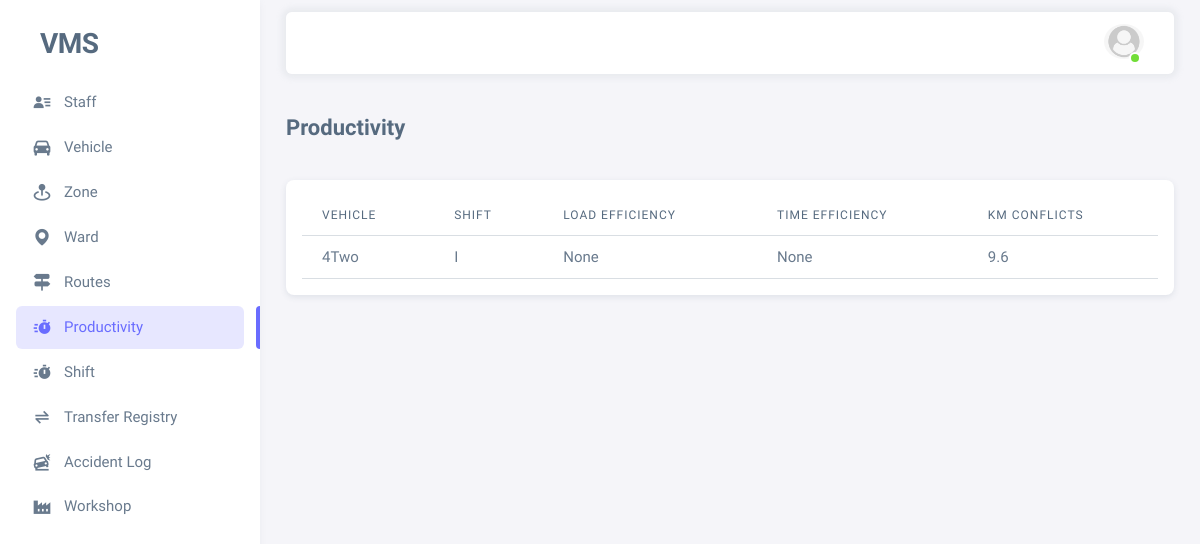
Before: /productivity-list/ (signed in) with the older database file.
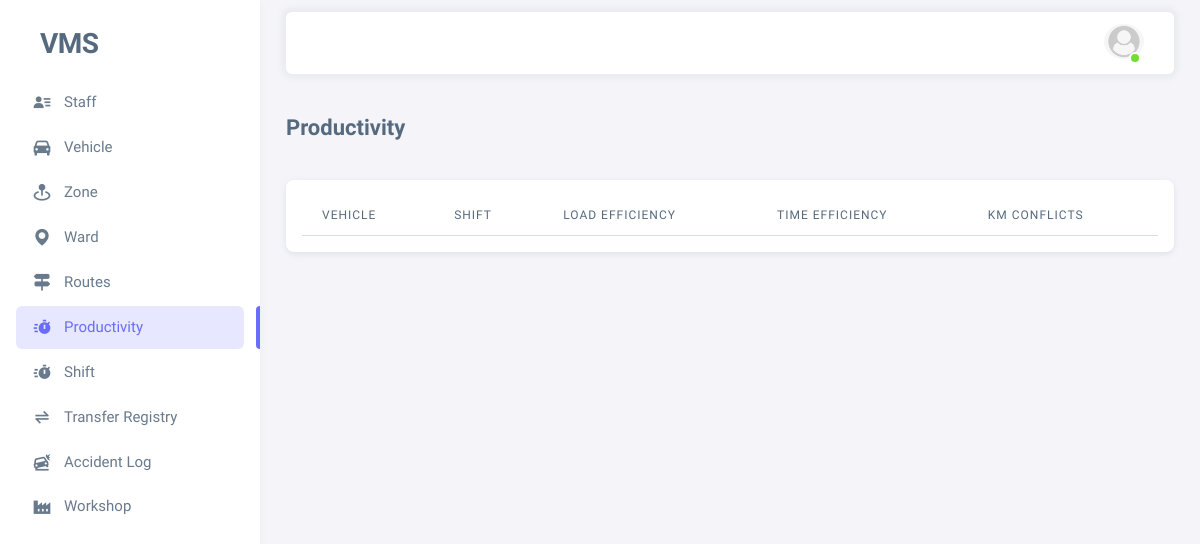
After: the same page with the newer database file.
### vms_app/models.py (models this page shows, shortened)
class Shift(models.Model):
    choices_shifts = [
        ('I', 'I'),
        ('II', 'II'),
        ('III', 'III'),
        ('Others', 'Others')
    ]
    vehicle = models.ForeignKey(Vehicle, related_name="vehicle_shift_set", on_delete=models.PROTECT,
                                limit_choices_to={'is_active': True, 'is_working': False}, null=False)
    shift_name = models.CharField(max_length=100, choices=choices_shifts)
    start_time = models.DateTimeField(auto_now_add=True)
    routes = models.ManyToManyField(Route, blank=False, limit_choices_to={'is_active': True, 'is_working': False})
    out_km = models.FloatField(null=True, blank=True, default=0.0)
    start_image = models.ImageField(null=True, blank=True, upload_to='shift_start/')
    driver = models.CharField(max_length=500, default='Vendor')
    shift_date = models.DateField(auto_now_add=True)
    end_time = models.DateTimeField(null=True, blank=True) # used to check shift completed or not in view
    in_km = models.FloatField(null=True, blank=True, default=0.0)
    end_image = models.ImageField(null=True, blank=True, upload_to='shift_end/')
    shift_remark = models.TextField(null=True, blank=True)
    created_on = models.DateTimeField(auto_now_add=True)
    time_estimation = models.FloatField(default=0, editable=False)
    km_estimation = models.IntegerField(default=1, editable=False)
    @property
    def shift_duration(self):
        if self.start_time and self.end_time:
            return self.end_time-self.start_time
        else:
            return None
    @property
    def shift_km(self):
        if self.out_km and self.in_km:
            return self.in_km-self.out_km
        else:
            return None
    @property
    def shift_total_load(self):
        trips = self.shift_trips_set.all()
        total_load = 0
        for trip in trips:
            total_load+=trip.trip_load
        return total_load
    @property
    def shift_load_efficiency(self):
        total_load = self.shift_total_load
        trips = self.shift_trips_set.all()
        if trips:
            total_load_estimation = self.vehicle.load_estimation*len(trips)
            return 100 * total_load/total_load_estimation
        else:
            return None
    @property
    def shift_km_conflicts(self):
        if self.shift_km and self.routes:
            total_km_estimation = 0
            for route in self.routes.all():
                total_km_estimation+=route.km_estimation
            return self.shift_km/total_km_estimation
        else:
            return None
    @property
    def shift_time_efficiency(self):
        if self.shift_duration and self.time_estimation:
            return 100 * self.time_estimation/(self.shift_duration.total_seconds()//60)
        else:
            return None
    class Meta:
        unique_together = ['shift_name', 'vehicle', 'shift_date']

class Vehicle(models.Model):
    vehicle_number = models.CharField(max_length=100, unique=True)
    is_active = models.BooleanField(default=True)
    is_working = models.BooleanField(default=False)
    supervisor = models.ForeignKey(Employee, on_delete=models.SET_NULL, null=True, blank=True,
                                   related_name='vehicle_supervised_by', limit_choices_to={'is_active': True})
    load_estimation = models.IntegerField(default=1000)  # in kg
    remark = models.TextField(null=True, blank=True)
    created_by = models.ForeignKey(Employee, on_delete=models.SET_NULL, null=True, blank=True,
                                   related_name='vehicle_created_by')
    created_on = models.DateTimeField(auto_now_add=True)
    updated_by = models.ForeignKey(Employee, on_delete=models.SET_NULL, null=True, blank=True,
                                   related_name='vehicle_updated_by')
    updated_on = models.DateTimeField(auto_now=True)
    zone = models.ForeignKey(Zone, related_name='zone_vehicles_set',
                             on_delete=models.PROTECT, null=True, blank=True)
    workshop = models.ForeignKey(Workshop, related_name='workshop_vehicles_set',
                                 on_delete=models.PROTECT, null=True, blank=True)
    register_number = models.CharField(max_length=50, null=True, blank=True, unique=True)
    chassis_number = models.CharField(max_length=50, null=True, blank=True)
    vehicle_model = models.CharField(max_length=50, null=True, blank=True)
    vehicle_type = models.CharField(max_length=50, null=True, blank=True)
    engine_number = models.CharField(max_length=50, null=True, blank=True)
    fc_date = models.DateField(null=True, blank=True)
    insurance = models.DateField(null=True, blank=True)
    puc = models.DateField(null=True, blank=True)  # pollution under control certificate expiry date
    def __str__(self) -> str:
        return self.vehicle_number+str(self.supervisor)

class Employee(AbstractBaseUser, PermissionsMixin):
    id = models.UUIDField(primary_key=True, editable=False, unique=True, default=uuid.uuid4)
    name = models.CharField(max_length=100)
    image = models.ImageField(upload_to='profiles/', null=True, blank=True)
    employee_id = models.CharField(max_length=100, unique=True)
    is_active = models.BooleanField(default=True)
    is_staff = models.BooleanField(default=True)
    is_superuser = models.BooleanField(default=False)
    contact = models.CharField(max_length=255)
    address = models.TextField()
    remark = models.TextField(null=True, blank=True)
    objects = EmployeeManager()
    USERNAME_FIELD = 'employee_id'
    REQUIRED_FIELDS = ['name']
    def __str__(self) -> str:
        return self.name

class Route(models.Model):
    zone = models.ForeignKey(Zone, related_name='zone_routes_set', on_delete=models.PROTECT)
    ward = models.ForeignKey(Ward, related_name='ward_routes_set', on_delete=models.PROTECT)
    street = models.CharField(max_length=500)
    km_estimation = models.IntegerField(null=True, blank=True, default=50)
    time_estimation = models.IntegerField(default=100, null=True, blank=True)
    is_active = models.BooleanField(default=True)
    is_working = models.BooleanField(default=False)
    supervisor = models.ForeignKey(Employee, on_delete=models.SET_NULL, null=True, blank=True,
                                   related_name='route_supervised_by', limit_choices_to={'is_active': True})
    created_by = models.ForeignKey(Employee, on_delete=models.SET_NULL, null=True, blank=True,
                                   related_name='route_created_by')
    created_on = models.DateTimeField(auto_now_add=True)
    updated_by = models.ForeignKey(Employee, on_delete=models.SET_NULL, null=True, blank=True,
                                   related_name='route_updated_by')
    updated_on = models.DateTimeField(auto_now=True)

### vms_app/views.py (the view)
# urls.py: path('productivity-list/', views.productivity_list, name='productivity_list'),
@login_required(login_url='login')
@active_required
def productivity_list(request):
    shifts = Shift.objects.filter(end_time__isnull=False)
    context = {
        "menu": "menu-productivity",
        "shifts": shifts,
    }
    return render(request, 'vms_app/productivity_list.html', context)

### vms_app/templates/vms_app/productivity_list.html (shortened to what this page needs)
{% extends "base.html" %}
{% block content %}
<h4 class="fw-bold py-3 mb-4">Productivity</h4>
<div class="card mt-4 px-3 py-2">
    <div class="table-responsive text-nowrap mt-2">
        <table class="table table-hover mb-2" id="example">
            <thead>
                <tr>
                    <th>Vehicle</th>
                    <th>Shift</th>
                    <th>Load Efficiency</th>
                    <th>Time Efficiency</th>
                    <th>Km Conflicts</th>
                </tr>
            </thead>
            <tbody>
                {% for shift in shifts %}
                    <tr onclick="location.href='{% url 'shift_details' shift.id %}'">
                        <td>{{shift.vehicle}}</td>
                        <td>{{shift.shift_name}}</td>
                        <td {% if shift.shift_load_efficiency < 80 %}class="table-danger"{% endif %}>{{shift.shift_load_efficiency}}</td>
                        <td {% if shift.shift_time_efficiency < 80 %}class="table-danger"{% endif %}>{{shift.shift_time_efficiency}}</td>
                        <td {% if shift.shift_km_conflicts > 20 %}class="table-danger"{% endif %}>{{shift.shift_km_conflicts}}</td>
                    </tr>
                {% endfor %}
            </tbody>
        </table>
    </div>
</div>
{% endblock content %}

Changed rows visible on the page:
removed Shift: vehicle "4Two", shift_name "I", shift_load_efficiency "None", shift_time_efficiency "None", shift_km_conflicts "9.6"
